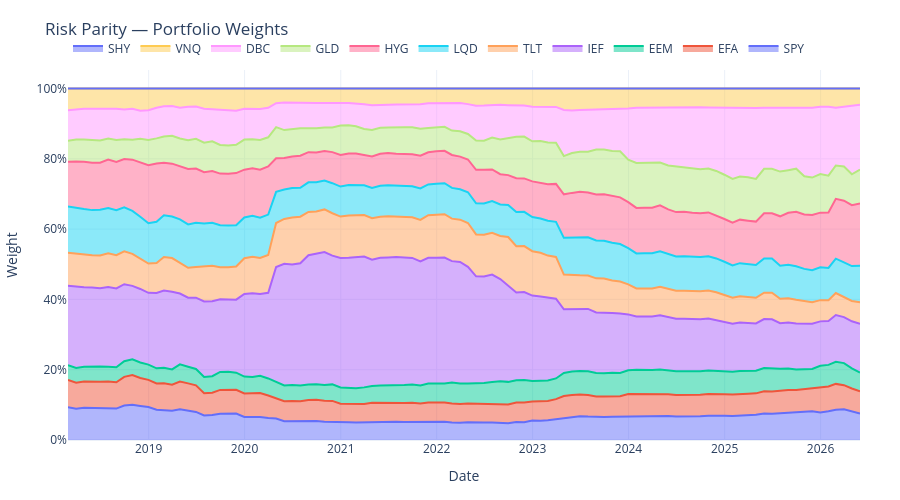
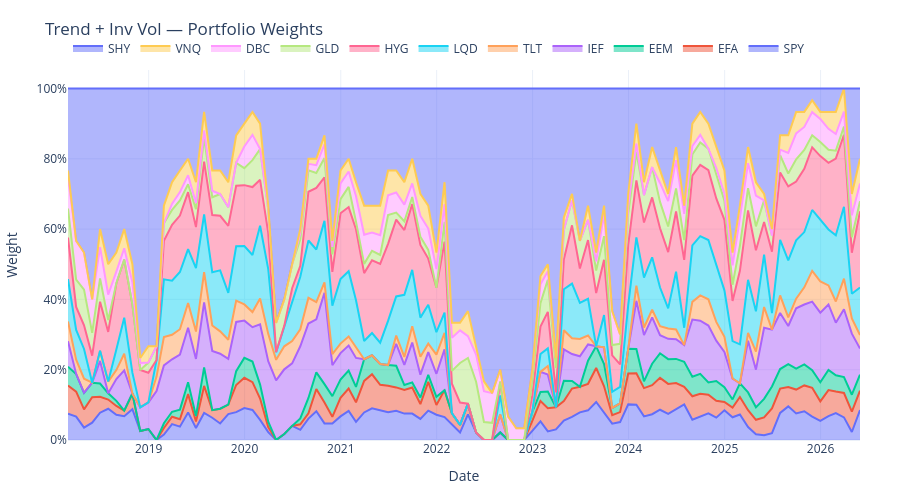
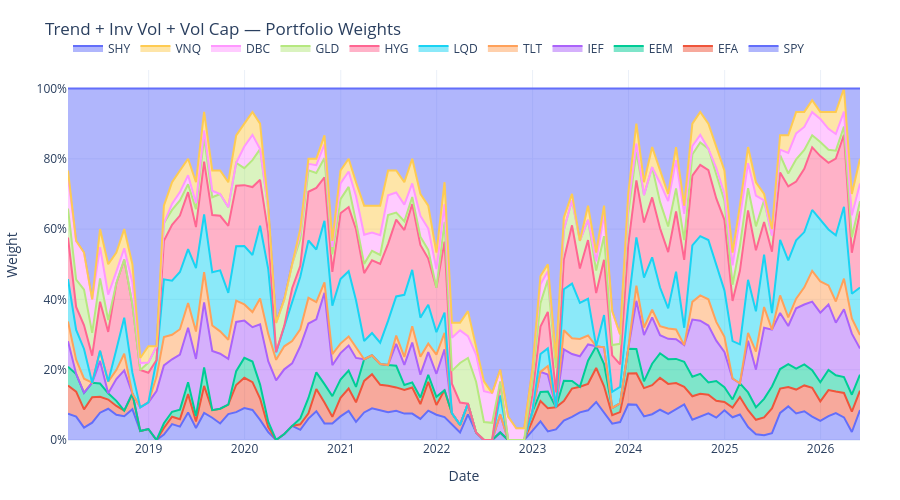

Notebook cell for these charts, in order:
### Code cell
for name, weights in trade_weight_sets.items():
    fig = go.Figure()

    for asset in weights.columns:
        fig.add_trace(
            go.Scatter(
                x=weights.index,
                y=weights[asset],
                mode="lines",
                name=asset,
                stackgroup="one",
            )
        )

    fig.update_layout(
        **default_layout,
        title=f"{name} — Portfolio Weights",
        xaxis_title="Date",
        yaxis_title="Weight",
    )
    fig.update_yaxes(tickformat=".0%")
    fig.show()
